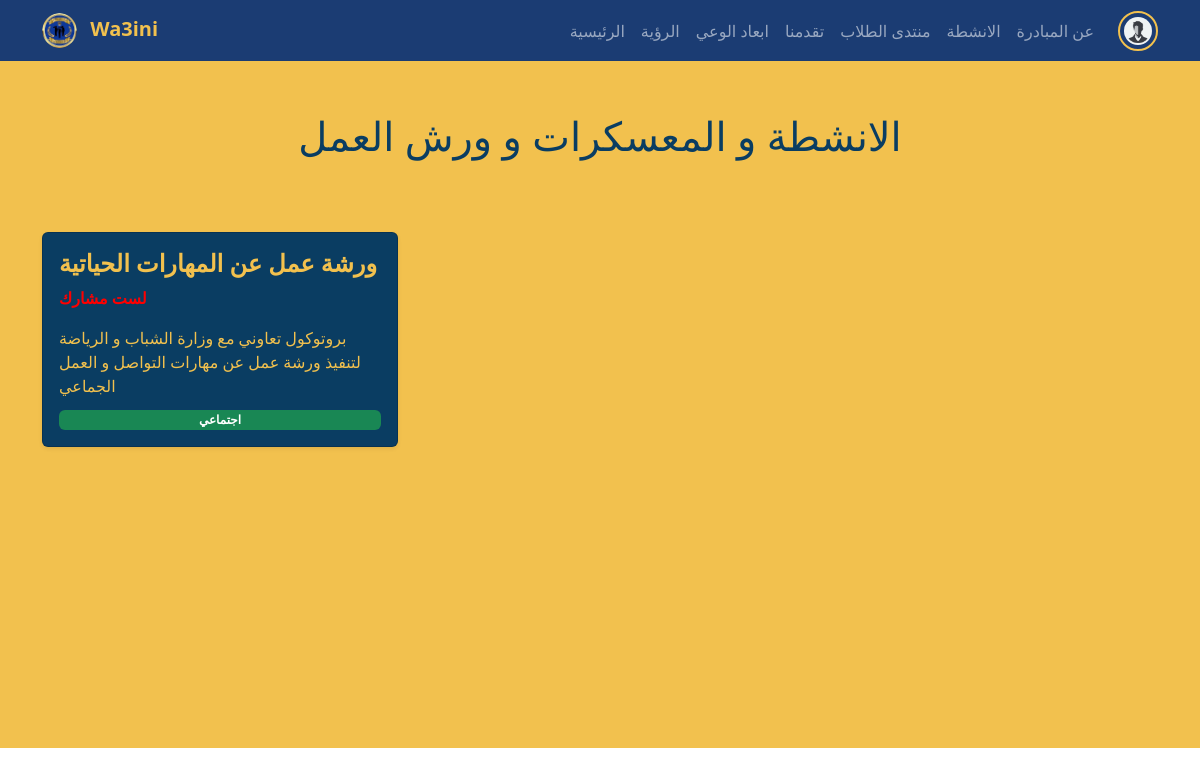
/activities/ (signed in), run on the app's committed database.
### models.py (models this page shows)
class User(db.Model, UserMixin):
    id = db.Column(db.Integer, primary_key=True)
    username = db.Column(db.String(20), unique=True, nullable=False)
    email = db.Column(db.String(120), unique=True, nullable=False)
    age = db.Column(db.Integer, nullable=False)
    position = db.Column(db.String(20), nullable=False)
    phone = db.Column(db.String(20), nullable=False)
    password = db.Column(db.String(60), nullable=False)
    img_url = db.Column(db.String(100), nullable=True, default="img/users_imgs/default.png")
    about = db.Column(db.String(500), nullable=True, default="Edit your profile to type About section.")
    posts_num = db.Column(db.Integer, nullable=True, default=0)
    from_GAN_school = db.Column(db.Boolean, nullable=True)
    is_active = db.Column(db.Boolean, nullable=False)

class activity(db.Model):
    id = db.Column(db.Integer, primary_key=True)
    name = db.Column(db.String, nullable=False)
    describtion = db.Column(db.String, nullable=False)
    category = db.Column(db.String, nullable=False)
    students = db.Column(MutableList.as_mutable(db.JSON), nullable=True)

### app.py (the view)
@app.route('/activities/')
@login_required
def activities():
    activities = activity.query.all()
    return render_template('activities/activities.html', activities=activities)

### app.py (called while the page is built)
@app_login_manager.user_loader
def load_user(user_id):
    return User.query.get(int(user_id))

### templates/activities/activities.html (shortened to what this page needs)
{% extends 'index.html' %}
{% block content %}
<section class="mt-5 pt-3" style="background-color: #F2C14E; min-height: 700px;">
    <div class="container py-5">
        <h1 class="text-center mb-4" style="color: #0A3D62;">الانشطة و المعسكرات و ورش العمل</h1>
        <div class="row g-4 mt-5">
        {% for activity in activities %}
        <div class="col-md-4 col-sm-6" >
            <a href="{{url_for('sub_activity', id=activity.id)}}" style="text-decoration: none;">
                <div class="card activity-card shadow-sm p-3" style="background-color: #0A3D62;">
                    <h4 class="fw-bold" style="color: #F2C14E;">{{activity.name}}</h4>
                    {% if current_user.id in activity.students %}
                    <p class="fw-bold" style="color: green;">مشارك</p>
                    {% else %}
                    <p class="fw-bold" style="color: red;">لست مشارك</p>
                    {% endif %}
                    <p class=" mb-2" style="color: #F2C14E;">{{activity.describtion}}</p>
                    <span class="badge bg-success mt-1">{{activity.category}}</span>
                </div>
            </a>
        </div>
        {% else %}
        <p class="text-center mb-4">لا توجد اي نشاطات او معسكرات او ورش عمل الان عد لاحقا</p>
        {% endfor %}
        </div>
    </div>
</section>
{% endblock %}

### templates/index.html (shortened to what this page needs)
<!DOCTYPE html>
<html lang="en">
    <head>
        <link href="https://cdn.jsdelivr.net/npm/bootstrap@5.3.8/dist/css/bootstrap.min.css" rel="stylesheet">
        <link rel="stylesheet" href="{{ url_for('static', filename='Css/style.css') }}">
        <link rel="stylesheet" href="https://cdn.jsdelivr.net/npm/bootstrap-icons@1.11.1/font/bootstrap-icons.css">
    </head>
    <body>
        <nav class="navbar navbar-expand-lg navbar-dark fixed-top" style="background-color: #1B3C73;">
            <div class="container">
                <a class="navbar-brand fw-bold" href="{{url_for('home',_anchor='Hero-section')}}">
                    <img src="{{ url_for('static', filename='img/logo.png') }}"
                    alt="Logo"
                    width="35" height="35"
                    class="me-2 rounded-circle">
                    <span class="fw-bold" style="color: #F2C14E;">Wa3ini</span>
                </a>
                <div class="collapse navbar-collapse" id="navbarNav">
                    <ul class="navbar-nav ms-auto d-flex align-items-center">
                        <li class="nav-item">
                            <a class="nav-link" href="{{url_for('home',_anchor='Hero-section')}}">الرئيسية</a>
                        </li>
                        <li class="nav-item">
                            <a class="nav-link" href="{{url_for('home',_anchor='vision')}}">الرؤية</a>
                        </li>
                        <li class="nav-item">
                            <a class="nav-link" href="{{url_for('home',_anchor='awareness-topics')}}">ابعاد الوعي</a>
                        </li>
                        <li class="nav-item">
                            <a class="nav-link" href="{{url_for('home',_anchor='progress')}}">تقدمنا</a>
                        </li>
                        <li class="nav-item">
                            <a class="nav-link" href="{{url_for('blog')}}">منتدى الطلاب</a>
                        </li>
                        <li class="nav-item">
                            <a class="nav-link" href="{{url_for('activities')}}">الانشطة</a>
                        </li>
                        <li class="nav-item">
                            <a class="nav-link" href="{{url_for('home',_anchor='about')}}">عن المبادرة</a>
                        </li>
                        {% if current_user.is_authenticated %}
                        <li class="nav-item d-flex align-items-center ms-3">
                            <a class="nav-link p-0" href="{{url_for('profile', id=current_user.id)}}">
                                <img src="{{ url_for('static', filename=current_user.img_url) }}"
                                    alt="{{user}}"
                                    width="40" height="40"
                                    class="rounded-circle p-1"
                                    style="border: 2px solid #F2C14E;">
                            </a>
                        </li>
                        {% else %}
                        <li class="nav-item">
                            <a class="btn btn-warning nav-link border-light" href="{{url_for('login')}}">تسجيل الدخول</a>
                        </li>
                        {% endif %}
                    </ul>
                </div>
            </div>
        </nav>
        {% block content %}
        {% endblock %}
    </body>
</html>

### static/Css/style.css (style rules this page uses)
.activity-card { transition: transform 0.2s ease; cursor: pointer; }

### data on the page
User: img_url (placeholder picture)
activity: name "ورشة عمل عن المهارات الحياتية", students "لست مشارك", describtion "بروتوكول تعاوني مع وزارة الشباب و الرياضة لتنفيذ ورشة عمل عن مهارات التواصل و العمل الجماعي", category "اجتماعي"
